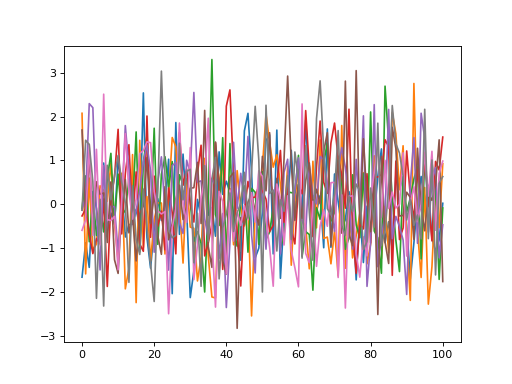

Reproduce this figure in Python.
import power1d

noise   = power1d.noise.Gaussian( J=8, Q=101, mu=0, sigma=1.0 )
noise.plot()
